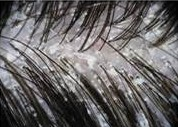
#> input picture image analysis/image0012.jpg, 178 x 127 px
$ jupyter execute Scalp.ipynb   (shell and % lines are left out)   (older library calls are emulated)
#> lines starting #> are read from the running program, lines starting #| are printed output that depends on the picture
[cell 1]
import skimage
from skimage import io

[cell 2]
scalp = io.imread('image0012.jpg')
#> scalp is the input picture: shape (127, 178, 3); mean R, G, B 104.4, 101.8, 101.9
scalp2 = io.imread('image0011.jpg')
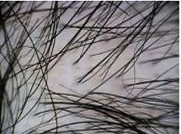
#> input picture image analysis/image0011.jpg, 181 x 134 px
#> scalp2 is the input picture: shape (134, 181, 3); mean R, G, B 124.1, 121.1, 122.7

[cell 3]
from skimage import feature

[cell 4]
import matplotlib.pyplot as plt

[cell 5]
plt.imshow(scalp)

[cell 6]
plt.imshow(scalp2)

[cell 7]
gray_scalp = skimage.color.rgb2grey(scalp)
gray_scalp2 = skimage.color.rgb2grey(scalp2)

[cell 8]
plt.imshow(feature.canny(gray_scalp2))
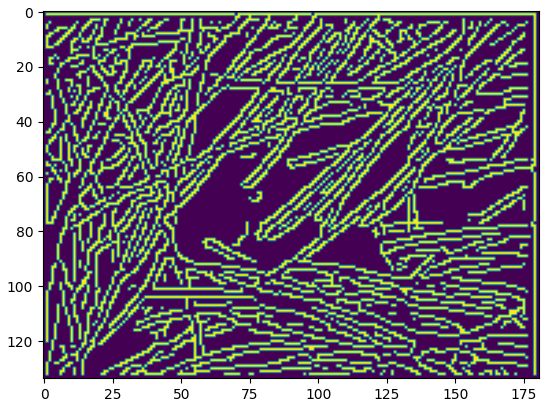
#> figure drawn by matplotlib, 1 panel

[cell 9]
plt.imshow(feature.canny(gray_scalp))
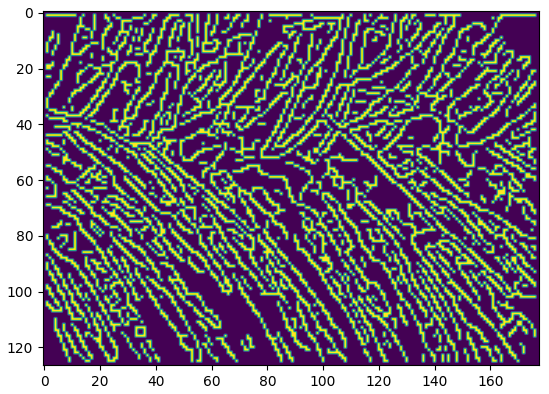
#> figure drawn by matplotlib, 1 panel
